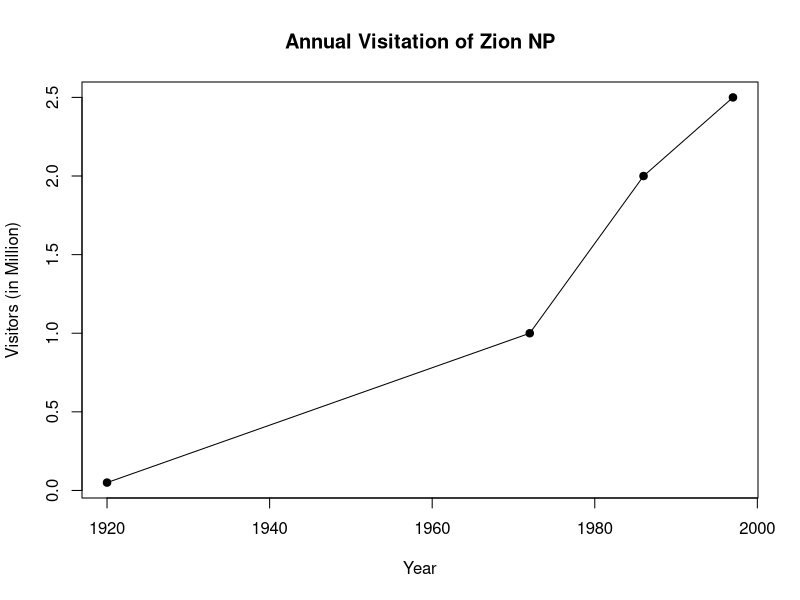
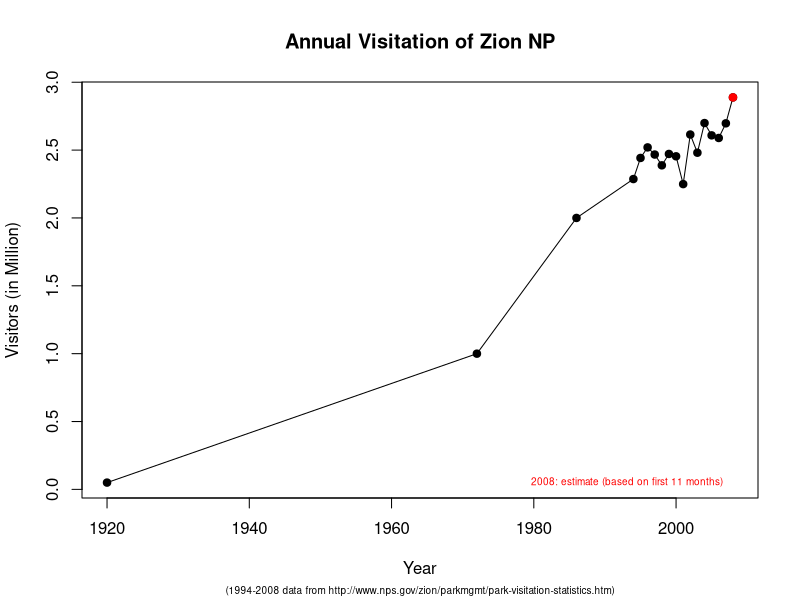

R code for these plots, in order:
# Version 1: Data from photo only

year = c(1920, 1972, 1986, 1997)
visits = c(0.05, 1.0, 2.0, 2.5)

plot(year, visits, 
  type = "l",
  main = "Annual Visitation of Zion NP",
  xlab = "Year",
  ylab = "Visitors (in Million)"
)

points(year, visits, pch = 19)



# Version 2: Data from photo and from Web

year = c(1920, 1972, 1986, #1997)
  1994:2008)
visits = c(0.05, 1.0, 2.0, #2.5)
  2.286651,
  2.442062,
  2.519901,
  2.467234,
  2.387714,
  2.471564,
  2.454248,
  2.249389,
  2.614735,
  2.480690,
  2.699241,
  2.608564,
  2.589250,
  2.697182,
  2.647508 / 11 * 12
)

# additional values for 1994 - 2008 (11 months only) from
# http://www.nps.gov/zion/parkmgmt/park-visitation-statistics.htm
# acquired on 1/8/2009

plot(year, visits, 
  type = "l",
  main = "Annual Visitation of Zion NP",
  sub = "(1994-2008 data from http://www.nps.gov/zion/parkmgmt/park-visitation-statistics.htm)",
  font.sub = 1,
  cex.sub = 0.6,
  xlab = "Year",
  ylab = "Visitors (in Million)"
)

points(year, visits, pch = 19)
points(year[year==2008], visits[year==2008], pch = 19, col = "red")

text(2008, 0.05, 
  "2008: estimate (based on first 11 months)", 
  pos = 2,
  col ="red",
  cex = 0.6
)
